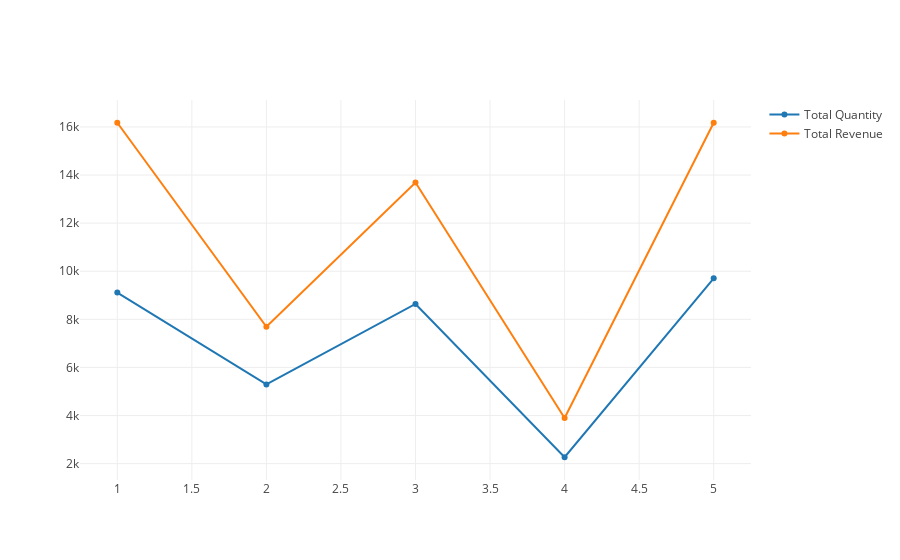

The code cell stored with this chart in its notebook:
### Code cell
trace0 = go.Scatter(
    x=data2['Month'],
    y=data2['Quantity'],
    name='Total Quantity'
)
trace1 = go.Scatter(
    x=data2['Month'],
    y=data2['Revenue'],
    name='Total Revenue'
)
data2f = [trace0, trace1]

fig = go.Figure(data=data2f, layout=layout)
fig.iplot(filename = 'basic-line')

### Figure 1 — Plotly figure (JSON) as saved in the notebook; plotly's stock layout.template omitted (floating-point values rounded to 4 significant figures)
{"data": [{"name": "Total Quantity", "type": "scatter", "uid": "31155cdb-3d4d-4882-9474-256c97962148", "x": [1, 2, 3, 4, 5], "y": [9112, 5294, 8640, 2265, 9706]}, {"name": "Total Revenue", "type": "scatter", "uid": "24c19f8c-d51d-4554-9865-703351540bc8", "x": [1, 2, 3, 4, 5], "y": [16170.0, 7688.0, 13690.0, 3899.0, 16170.0]}], "layout": {"barmode": "group"}}
